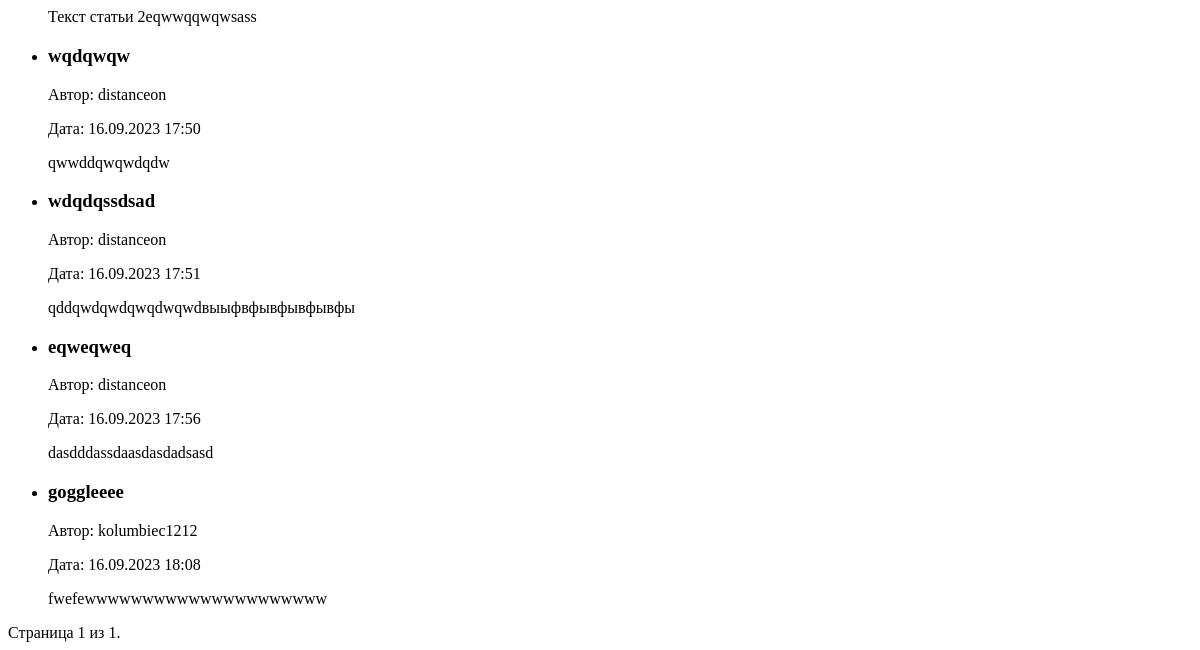
Page /news/search/ (lower part) on the earlier database version.
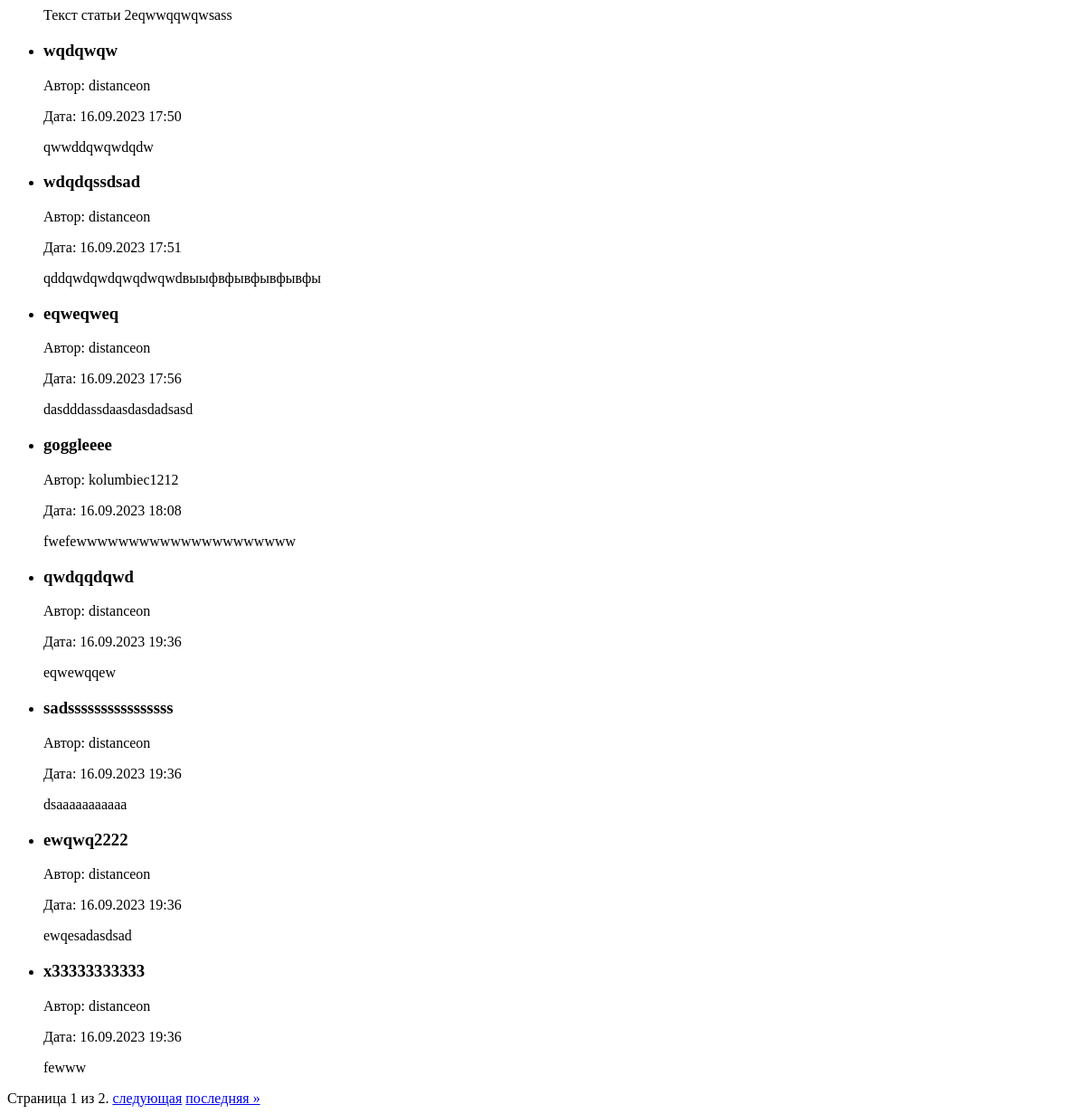
Same page on the later database version.
### news/models.py (models this page shows, shortened)
class Post(models.Model):
    author = models.ForeignKey(Author, on_delete=models.CASCADE)
    post_type = models.CharField(max_length=10, choices=[
                                 ('статья', 'Статья'), ('новость', 'Новость')])
    created_at = models.DateTimeField(auto_now_add=True)
    categories = models.ManyToManyField(Category, through='PostCategory')
    title = models.CharField(max_length=200)
    text = models.TextField()
    rating = models.IntegerField(default=0)

class Author(models.Model):
    user = models.OneToOneField(User, on_delete=models.CASCADE)
    rating = models.IntegerField(default=0)

### news/views.py (the view)
# urls.py: path('news/search/', views.news_search, name='news_search'),
def news_search(request):
    form = SearchForm(request.GET)
    posts = Post.objects.all()
    if form.is_valid():
        title = form.cleaned_data.get('title')
        author = form.cleaned_data.get('author')
        date = form.cleaned_data.get('date')
        if title:
            posts = posts.filter(title__icontains=title)
        if author:
            posts = posts.filter(author__user__username__icontains=author)
        if date:
            posts = posts.filter(created_at__gte=date)
    page_number = request.GET.get('page', 1)
    paginator = Paginator(posts, 10)  # 10 новостей на странице
    page = paginator.get_page(page_number)
    return render(request, 'news/news_search.html', {'form': form, 'page': page})

### news/templates/news/news_search.html (shortened to what this page needs)
{% extends "default.html" %} {% block content %}
<ul>
	{% for post in page %}
	<li>
		<h3>{{ post.title }}</h3>
		<p>Автор: {{ post.author.user.username }}</p>
		<p>Дата: {{ post.created_at|date:"d.m.Y H:i" }}</p>
		<p>{{ post.text|truncatechars:50 }}</p>
	</li>
	{% empty %}
	<p>Нет результатов поиска.</p>
	{% endfor %}
</ul>
<div class="pagination">
	<span class="step-links">
		<span class="current-page">
			Страница {{ page.number }} из {{ page.paginator.num_pages }}.
		</span>
		{% if page.has_next %}
		<a href="?page={{ page.next_page_number }}">следующая</a>
		<a href="?page={{ page.paginator.num_pages }}">последняя &raquo;</a>
		{% endif %}
	</span>
</div>
{% endblock %}

### news/templates/default.html (shortened to what this page needs)
{% load static %}
{% load auth_extras %}
<html>
	<head>
	</head>
	<body>
		<main>{% block content %} {% endblock %}</main>
	</body>
</html>

Differences in the rows shown:
added Post: title "qwdqqdqwd", author.user.username "distanceon", created_at "16.09.2023 19:36", text "eqwewqqew"
added Post: title "sadssssssssssssssss", author.user.username "distanceon", created_at "16.09.2023 19:36", text "dsaaaaaaaaaaa"
added Post: title "ewqwq2222", author.user.username "distanceon", created_at "16.09.2023 19:36", text "ewqesadasdsad"
added Post: title "x33333333333", author.user.username "distanceon", created_at "16.09.2023 19:36", text "fewww"
Other differences:
{{ page.paginator.num_pages }}: "1" → "2"
text now shown: "следующая последняя »"
